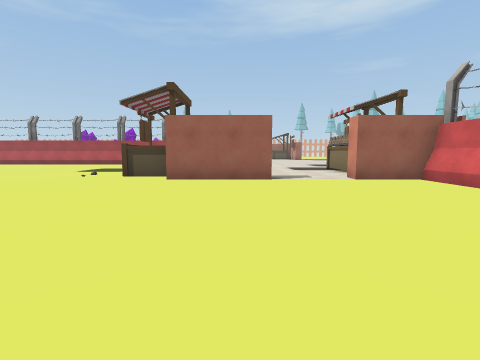
View 1 (above)

24 first-person views from a walk through a 3-D level made in the Unity game engine. The camera is 1.3 m above the floor, tilts 6° down and sees 85° across. The floor is counted in squares, 2 m on a side. Each view is taken from the middle of a square. On the plan, view 1 faces up. The plan holds only what a view shows up to about 9 squares ahead; the rest is blank. The place goes on beyond the plan. The player character is not drawn. Some surface patterns are stand-ins.

View 2
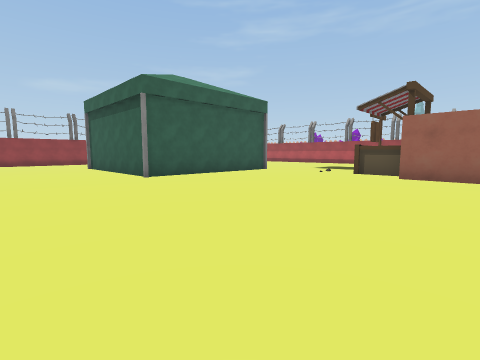

View 3
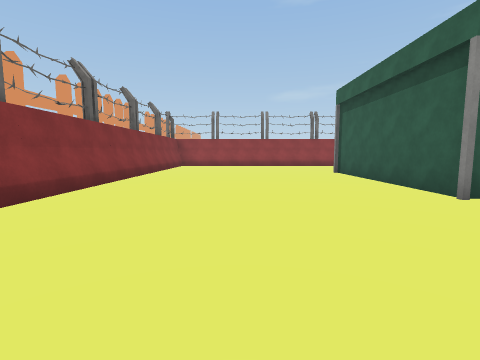

View 4
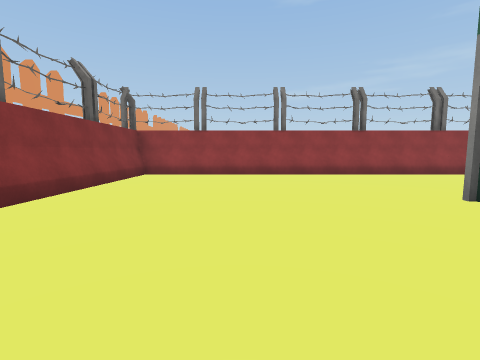

View 5
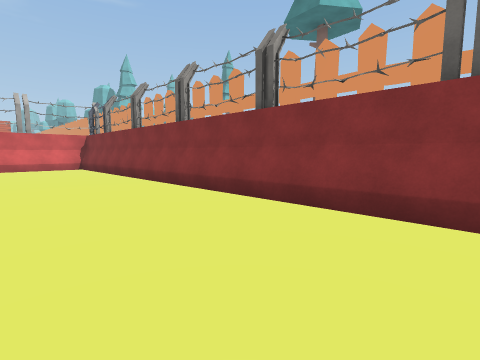

View 6
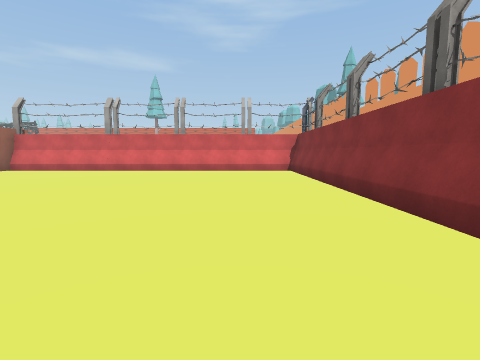

View 7
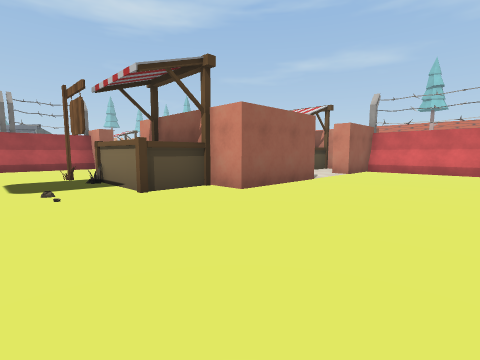

View 8
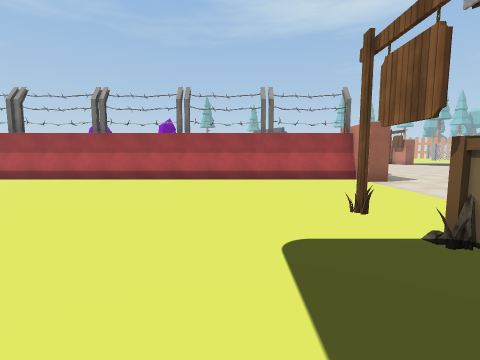

View 9
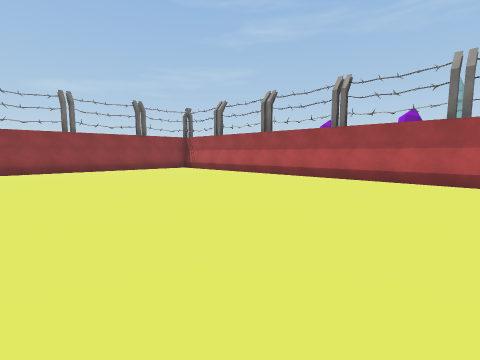

View 10
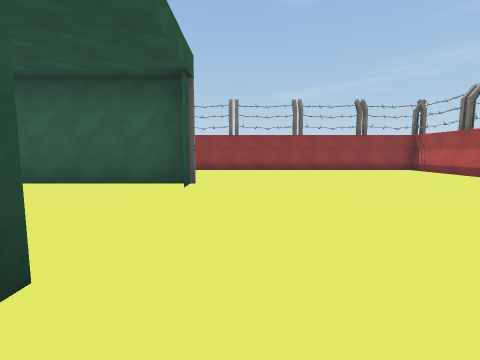

View 11
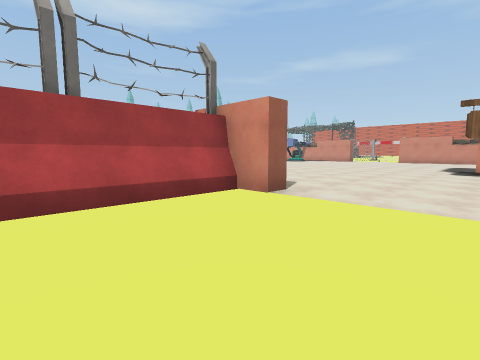

View 12
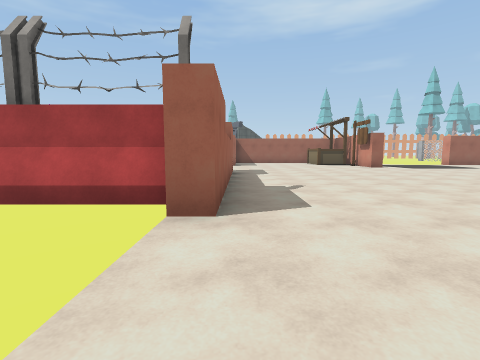

View 13
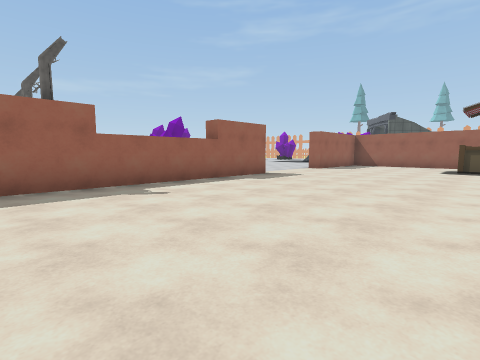

View 14
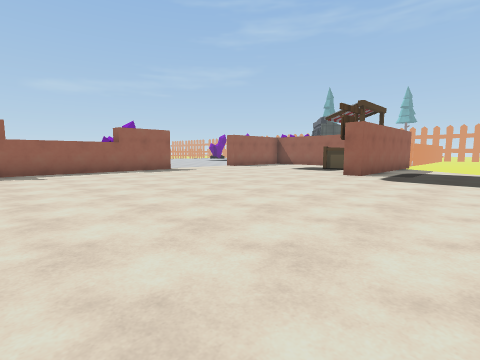

View 15
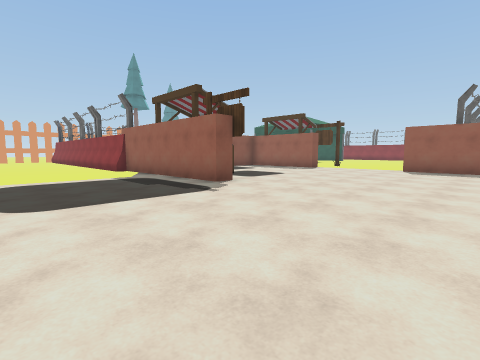

View 16
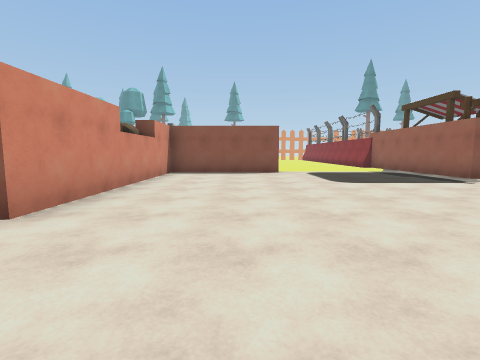

View 17
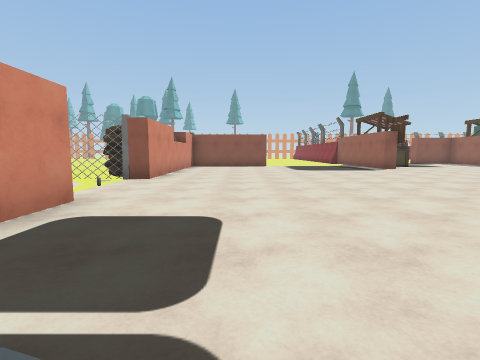

View 18
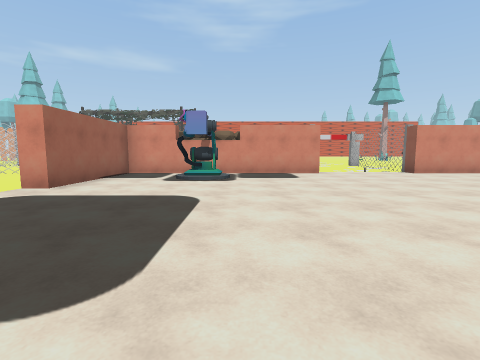

View 19
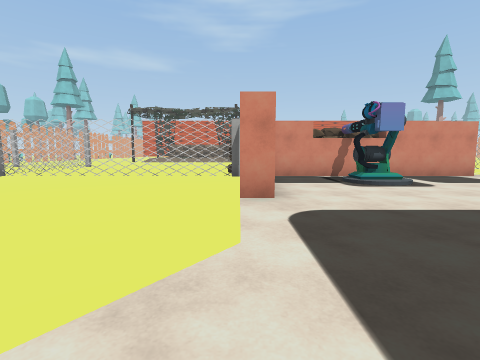

View 20
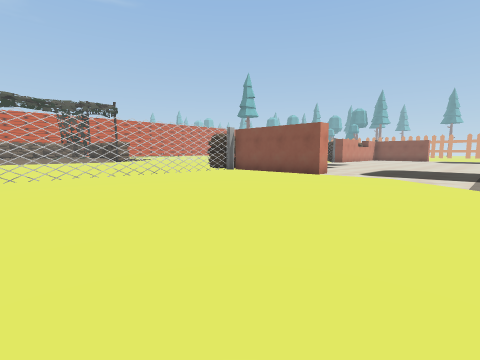

View 21
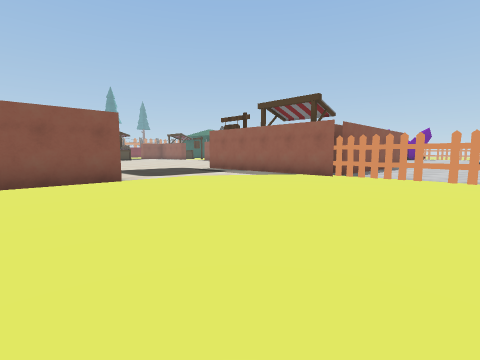

View 22
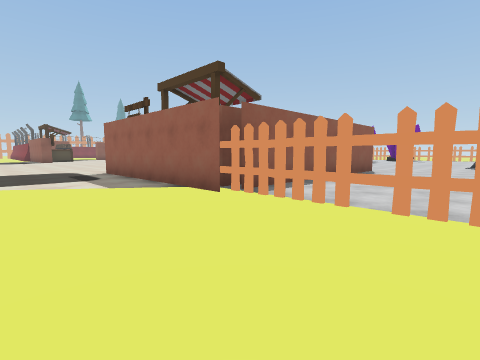

View 23
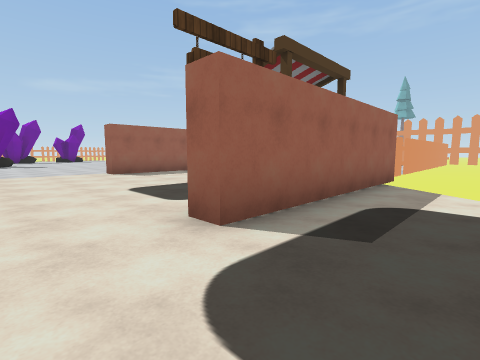

View 24
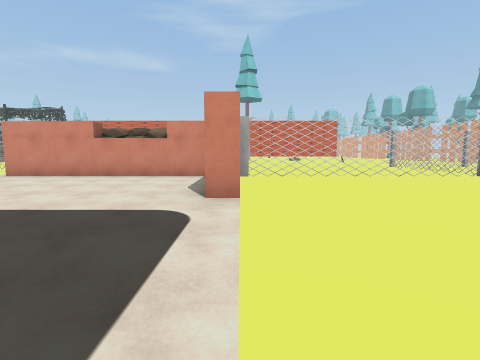

### Floor plan
Key: @ floor where view 1 was taken; # wall or solid block; . main floor; : floor 0.25 m higher than the main floor; + floor 0.5 m higher than the main floor; / step, stairs or slope; = window, fence, low wall or low ledge; ^ raised ledge; S sign; B barrier; T thing the floor can be seen under or through; O other object.
Columns run from 16 left of view 1 to 15 right of it. Each row starts with its distance up from view 1.
 32                      T........##
 31                    ..T.......T..
 30              ... ....T.......T..
 29              ........T.......T..
 28               +/.....T.......T..
 27               ==######.......T..
 26               =/.  # =.......T..
 25               =/.. #^=....====T
 24              +=/../::S.....:::#
 23             ....../::=.....:::#
 22             ......////...../#.#
 21               .............:::#
 20               #............:::#
 19               #............:::#
 18               #................
 17               #................
 16 OOOOOOO   OOOO#.................
 15  O# O  OOOOO# #...............##
 14  .............#...............#.
 13  .............................#
 12 O..................:::........#
 11 O..................::S........#
 10 O............S     : =........#
  9 O..........::^   /:: =....=####
  8 O..........::^   /:: #.......T..
  7 O....#...#.::^#  ... #.......T..
  6 O    #...#....###..##O.......T..
  5 O.   #.. #...........O .. ...T..
  4 O..  #.  #...........O     ..T..
  3 O....#   #...........O      .T..
  2 O....#####...........         ##
  1 O....................
  0 O...............@....O
 -1 O....................O
 -2 O....................O
 -3 O....................O
 -4 OOOOOOOOOOOOOOOOOOOBBO
 -5  O O OO O OO O OO O B

Where each view was taken, in squares from view 1:
view 1: 0 up, 0 right, facing up
view 2: 1 down, 0 right, facing up-left
view 3: 1 down, 3 left, facing left
view 4: 1 down, 8 left, facing left
view 5: 1 down, 7 left, facing down-right
view 6: 2 down, 5 left, facing right
view 7: 3 up, 5 left, facing up-right
view 8: 7 up, 5 left, facing up
view 9: 8 up, 6 left, facing up-left
view 10: 8 up, 6 left, facing left
view 11: 11 up, 5 left, facing up-right
view 12: 11 up, 1 left, facing up
view 13: 14 up, 4 right, facing up-left
view 14: 15 up, 8 right, facing up-left
view 15: 16 up, 9 right, facing down-left
view 16: 18 up, 11 right, facing down
view 17: 22 up, 11 right, facing down
view 18: 21 up, 5 right, facing right
view 19: 25 up, 6 right, facing right
view 20: 32 up, 6 right, facing down-right
view 21: 31 up, 12 right, facing down-left
view 22: 31 up, 8 right, facing down-left
view 23: 21 up, 7 right, facing up-left
view 24: 9 up, 6 right, facing right
